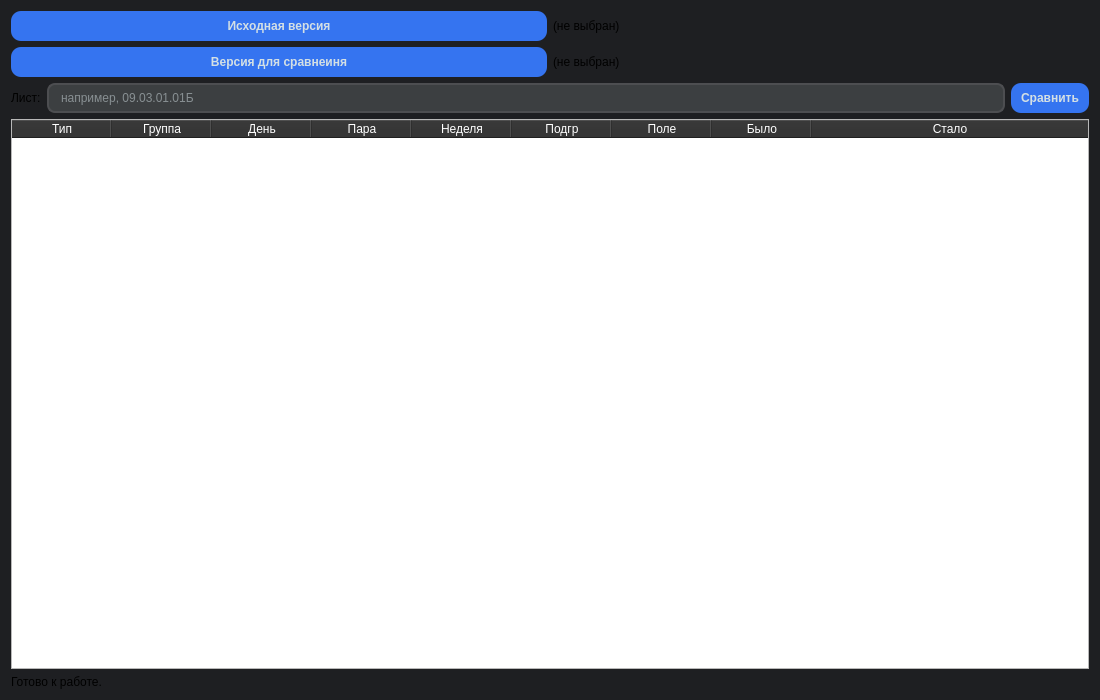
<?xml version="1.0" encoding="UTF-8"?>
<ui version="4.0">
 <class>MainWindow</class>
 <widget class="QWidget" name="MainWindow">
  <property name="geometry">
   <rect>
    <x>0</x>
    <y>0</y>
    <width>1100</width>
    <height>700</height>
   </rect>
  </property>
  <property name="windowTitle">
   <string>Офисные технологии — ЛР 3.1: сравнение расписаний</string>
  </property>
  <property name="styleSheet">
   <string notr="true">QWidget#MainWindow {
    background-color: #1E1F22;
    border-radius: 10px;
}</string>
  </property>
  <layout class="QVBoxLayout" name="rootLayout">
   <item>
    <layout class="QHBoxLayout" name="rowA">
     <item>
      <widget class="QPushButton" name="btn_a">
       <property name="minimumSize">
        <size>
         <width>0</width>
         <height>30</height>
        </size>
       </property>
       <property name="maximumSize">
        <size>
         <width>16777215</width>
         <height>30</height>
        </size>
       </property>
       <property name="styleSheet">
        <string notr="true">QPushButton#btn_a,
QPushButton#btn_b {
    background-color: #3574F0;
    color: #D4E0E4;
    border: none;
    border-radius: 10px;
    font-weight: bold;
    padding: 0px 10px;
}

QPushButton#btn_a:hover,
QPushButton#btn_b:hover {
    background-color: #2866e0;
}

QPushButton#btn_a:pressed,
QPushButton#btn_b:pressed {
    background-color: #2557ba;
}</string>
       </property>
       <property name="text">
        <string>Исходная версия</string>
       </property>
      </widget>
     </item>
     <item>
      <widget class="QLabel" name="lbl_a">
       <property name="text">
        <string>(не выбран)</string>
       </property>
      </widget>
     </item>
    </layout>
   </item>
   <item>
    <layout class="QHBoxLayout" name="rowB">
     <item>
      <widget class="QPushButton" name="btn_b">
       <property name="minimumSize">
        <size>
         <width>0</width>
         <height>30</height>
        </size>
       </property>
       <property name="maximumSize">
        <size>
         <width>16777215</width>
         <height>30</height>
        </size>
       </property>
       <property name="styleSheet">
        <string notr="true">QPushButton#btn_a,
QPushButton#btn_b {
    background-color: #3574F0;
    color: #D4E0E4;
    border: none;
    border-radius: 10px;
    font-weight: bold;
    padding: 0px 10px;
}

QPushButton#btn_a:hover,
QPushButton#btn_b:hover {
    background-color: #2866e0;
}

QPushButton#btn_a:pressed,
QPushButton#btn_b:pressed {
    background-color: #2557ba;
}</string>
       </property>
       <property name="text">
        <string>Версия для сравнеиня</string>
       </property>
      </widget>
     </item>
     <item>
      <widget class="QLabel" name="lbl_b">
       <property name="text">
        <string>(не выбран)</string>
       </property>
      </widget>
     </item>
    </layout>
   </item>
   <item>
    <layout class="QHBoxLayout" name="rowCmp">
     <item>
      <widget class="QLabel" name="lbl_sheet_caption">
       <property name="text">
        <string>Лист:</string>
       </property>
      </widget>
     </item>
     <item>
      <widget class="QLineEdit" name="edit_sheet">
       <property name="minimumSize">
        <size>
         <width>0</width>
         <height>30</height>
        </size>
       </property>
       <property name="maximumSize">
        <size>
         <width>16777215</width>
         <height>30</height>
        </size>
       </property>
       <property name="styleSheet">
        <string notr="true">QLineEdit#edit_sheet {
    background-color: #3C3F41;
    color: #D4E0E4;
    border: 2px solid #4D4E51;
    border-radius: 8px;
    padding: 5px 10px;
}

QLineEdit#edit_sheet:focus {
    border: 2px solid #CED0D6;
    background-color: #3C3F41;
}

QLineEdit#edit_sheet::placeholder {
    color: #6272a4;
}</string>
       </property>
       <property name="placeholderText">
        <string>например, 09.03.01.01Б</string>
       </property>
      </widget>
     </item>
     <item>
      <widget class="QPushButton" name="btn_cmp">
       <property name="minimumSize">
        <size>
         <width>0</width>
         <height>30</height>
        </size>
       </property>
       <property name="maximumSize">
        <size>
         <width>16777215</width>
         <height>30</height>
        </size>
       </property>
       <property name="styleSheet">
        <string notr="true">QPushButton#btn_cmp {
    background-color: #3574F0;
    color: #D4E0E4;
    border: none;
    border-radius: 10px;
    font-weight: bold;
    padding: 0px 10px;
}

QPushButton#btn_cmp:hover {
    background-color: #2866e0;
}

QPushButton#btn_cmp:pressed {
    background-color: #2557ba;
}</string>
       </property>
       <property name="text">
        <string>Сравнить</string>
       </property>
      </widget>
     </item>
    </layout>
   </item>
   <item>
    <widget class="QTableWidget" name="table">
     <property name="styleSheet">
      <string notr="true">QTableWidget {
    alternate-background-color: #252525;
    gridline-color: #444;
}
QTableWidget::item {
    color: #E0E0E0;
    padding: 4px;
}
QHeaderView::section {
    background-color: #2D2D2D;
    color: #FFFFFF;
}</string>
     </property>
     <property name="columnCount">
      <number>9</number>
     </property>
     <attribute name="horizontalHeaderStretchLastSection">
      <bool>true</bool>
     </attribute>
     <column>
      <property name="text">
       <string>Тип</string>
      </property>
     </column>
     <column>
      <property name="text">
       <string>Группа</string>
      </property>
     </column>
     <column>
      <property name="text">
       <string>День</string>
      </property>
     </column>
     <column>
      <property name="text">
       <string>Пара</string>
      </property>
     </column>
     <column>
      <property name="text">
       <string>Неделя</string>
      </property>
     </column>
     <column>
      <property name="text">
       <string>Подгр</string>
      </property>
     </column>
     <column>
      <property name="text">
       <string>Поле</string>
      </property>
     </column>
     <column>
      <property name="text">
       <string>Было</string>
      </property>
     </column>
     <column>
      <property name="text">
       <string>Стало</string>
      </property>
     </column>
    </widget>
   </item>
   <item>
    <widget class="QLabel" name="lbl_summary">
     <property name="text">
      <string>Готово к работе.</string>
     </property>
    </widget>
   </item>
  </layout>
 </widget>
 <resources/>
 <connections/>
</ui>
